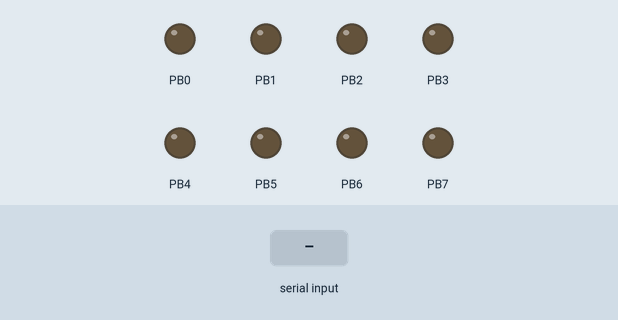
Bench run of a program on a simulated ATmega328P, built with avr-gcc and emulated at 16 MHz. Shown: output pins drawn as LEDs (lit = HIGH). The test bench sets the inputs (shaded band). What the program prints to the serial monitor is not drawn.

Above: at 1.2 s.
1.3 s: "1" received over Serial
At 1.6 s:
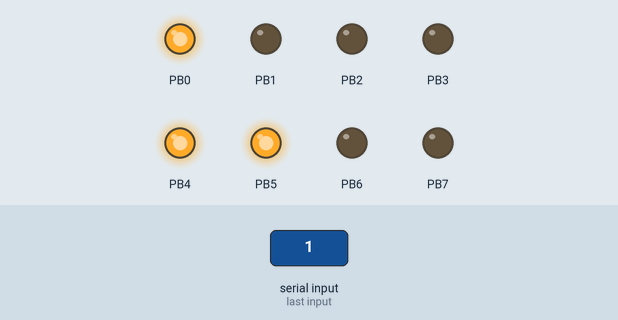
2.8 s: "0" received over Serial
At 3.9 s:
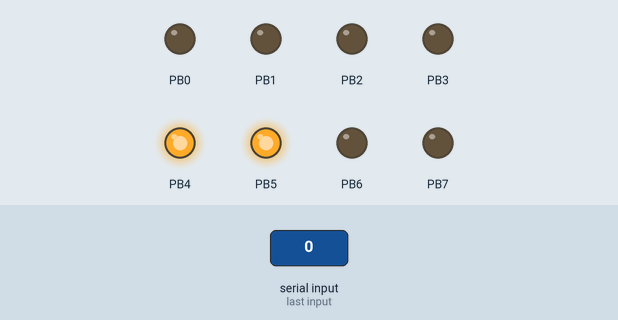
4.3 s: "2" received over Serial
At 5.1 s:
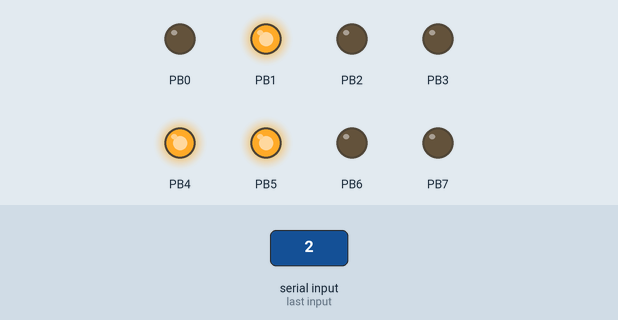
Timing chart, 0 to 7.3 s (numbered marks = the images above; inputs shaded):
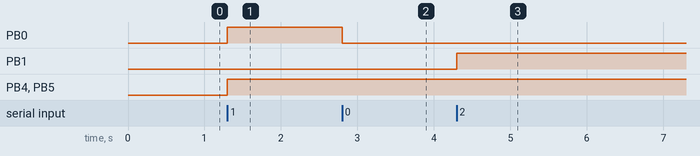

Measured:
- after the input at 1.3 s, PB0, PB4, PB5: LOW → HIGH at once
- after the input at 2.8 s, PB0: HIGH → LOW at once
- after the input at 4.3 s, PB1: LOW → HIGH at once

The program:

main.c
```c
/*
 * LAB 6.c
 *
 * Created: 22/04/2025 14:10:31
 * Author : Luis Sactic
 */

#include <avr/io.h>
#include <avr/interrupt.h>

// Definiciones
#define F_CPU 16000000UL
#define BAUD 9600
#define MYUBRR F_CPU/16/BAUD-1

// Variables globales
volatile uint8_t received_char = 0;
volatile uint8_t char_received_flag = 0;

/************************/
// Prototipos de función
void setup();
void usart_init(void);
void usart_transmit(uint8_t data);
uint8_t usart_receive(void);
void cadena(char txt[]);

/************************/
// Función principal
int main(void) {
    setup();
    cadena("Hector es el mejor del mundo :D\n\r");

    while (1) {
        if(char_received_flag) {
            usart_transmit(received_char);
            PORTB = received_char;
            char_received_flag = 0;
        }
    }
}

/************************/
// Configuración inicial
void setup() {
    cli();
    DDRB = 0xFF;
    PORTB = 0x00;
    usart_init();
    sei();
}

/************************/
// Funciones USART
// USART initialization
void usart_init(void){
	// Configuramos la velocidad de baudios (9600 a 16MHz)
	UBRR0H = 0;
	UBRR0L = 103;

	// Habilitamos receptor y transmisor así como interrupción por recepción
	UCSR0B = (1 << RXEN0) | (1 << TXEN0) | (1 << RXCIE0);

	// Configuramos el formato - 8 bits de datos, 1 bit de parada, sin paridad
	UCSR0C = (1 << UCSZ01) | (1 << UCSZ00);
}


void usart_transmit(uint8_t data) {
    while(!(UCSR0A & (1 << UDRE0)));
    UDR0 = data;
}

uint8_t usart_receive(void) {
    while(!(UCSR0A & (1 << RXC0)));
    return UDR0;
}

void cadena(char txt[]) {
    uint8_t i = 0;
    while(txt[i] != '\0') {
        usart_transmit(txt[i]);
        i++;
    }
}

/************************/
// Rutina de interrupción
ISR(USART_RX_vect) {
    received_char = UDR0;
    char_received_flag = 1;
}
```
